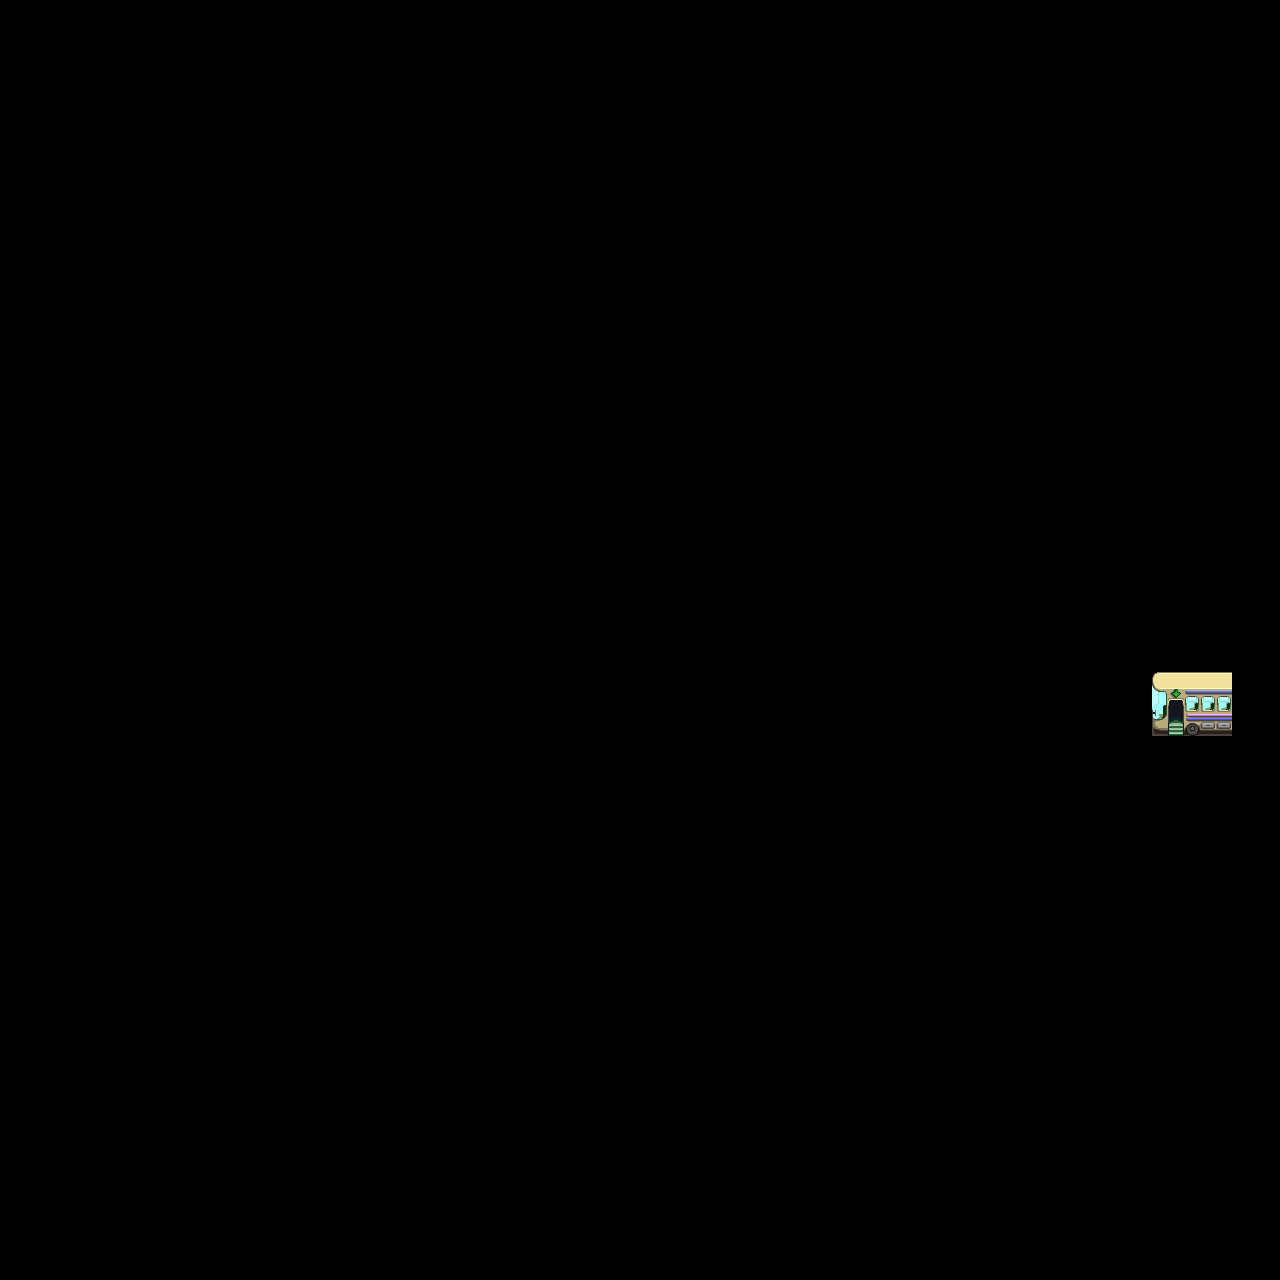

The image is a tile-based game level rendered from a .tmx file. Its description and source (layers, tilesets, objects; grid data summarised) follow:
An orthogonal 80x80 tile map with 16x16 px tiles, 1 tile layer (Buildings).

<map version="1.10" tiledversion="1.10.1" orientation="orthogonal" renderorder="right-down" compressionlevel="0" width="80" height="80" tilewidth="16" tileheight="16" infinite="0" nextlayerid="11" nextobjectid="135">
 <properties>
  <property name="@TileBrush@Tile Brush 1@" value="Back|0,0,untitled tile sheet,380|1,0,,381|2,0,,380|3,0,,381|4,0,,380|5,0,,381|6,0,,380|7,0,,381|8,0,,380|9,0,,381|10,0,,380|11,0,,381|12,0,,380|13,0,,381|0,1,,396|1,1,,397|2,1,,396|3,1,,397|4,1,,396|5,1,,397|6,1,,396|7,1,,397|8,1,,396|9,1,,397|10,1,,396|11,1,,397|12,1,,396|13,1,,397|0,2,,380|1,2,,381|2,2,,380|3,2,,381|4,2,,380|5,2,,381|6,2,,380|7,2,,381|8,2,,380|9,2,,381|10,2,,380|11,2,,381|12,2,,380|13,2,,381|0,3,,396|1,3,,397|2,3,,396|3,3,,397|4,3,,396|5,3,,397|6,3,,396|7,3,,397|8,3,,396|9,3,,397|10,3,,396|11,3,,397|12,3,,396|13,3,,397|0,4,,380|1,4,,381|2,4,,380|3,4,,381|4,4,,380|5,4,,381|6,4,,380|7,4,,381|8,4,,380|9,4,,381|10,4,,380|11,4,,381|12,4,,380|13,4,,381|0,5,,396|1,5,,397|2,5,,396|3,5,,397|4,5,,396|5,5,,397|6,5,,396|7,5,,397|8,5,,396|9,5,,397|10,5,,396|11,5,,397|12,5,,396|13,5,,397" />
  <property name="Arch" value="111 .01 113 .009" />
  <property name="Debris" value="8 .01 3" />
  <property name="Fish" value="142 .1 153 .25 166 .0005" />
  <property name="Outdoors" value="T" />
  <property name="Spouse" value="3 22 2 11 11 2 4 5 0 1 12 2 17 11 2 23 3 2" />
  <property name="Warp" value="80 15 BusStop 0 23 80 18 BusStop 0 24 80 16 BusStop 0 23 80 17 BusStop 0 23 40 65 Forest 68 0 41 65 Forest 68 0 42 65 Forest 68 0 40 -1 Backwoods 14 39 41 -1 Backwoods 14 39 30 35 FarmCave 8 11" />
 </properties>
 <tileset firstgid="1" name="z_fence" tilewidth="16" tileheight="16" tilecount="1975" columns="25">
  <image source="Fence.png" width="400" height="1264" />
 </tileset>
 <layer id="2" name="Buildings" width="80" height="80">
  <data>[6400 cells, 20 non-empty, 20 distinct tile ids]</data>
 </layer>
</map>
